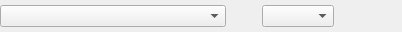
<?xml version="1.0" encoding="UTF-8"?>
<ui version="4.0">
 <class>SerialConnectionWidgetForm</class>
 <widget class="QWidget" name="SerialConnectionWidgetForm">
  <property name="geometry">
   <rect>
    <x>0</x>
    <y>0</y>
    <width>402</width>
    <height>32</height>
   </rect>
  </property>
  <property name="windowTitle">
   <string>Serial Connection</string>
  </property>
  <layout class="QHBoxLayout" name="horizontalLayout" stretch="1,0,0,0,0">
   <property name="spacing">
    <number>2</number>
   </property>
   <property name="leftMargin">
    <number>0</number>
   </property>
   <property name="topMargin">
    <number>0</number>
   </property>
   <property name="rightMargin">
    <number>0</number>
   </property>
   <property name="bottomMargin">
    <number>0</number>
   </property>
   <item>
    <widget class="QComboBox" name="device_combobox_">
     <property name="minimumSize">
      <size>
       <width>0</width>
       <height>0</height>
      </size>
     </property>
     <property name="sizeAdjustPolicy">
      <enum>QComboBox::AdjustToContents</enum>
     </property>
    </widget>
   </item>
   <item>
    <widget class="QToolButton" name="rescan_button_">
     <property name="maximumSize">
      <size>
       <width>32</width>
       <height>32</height>
      </size>
     </property>
     <property name="toolTip">
      <string>Rescan</string>
     </property>
     <property name="text">
      <string/>
     </property>
     <property name="icon">
      <iconset resource="../SerialConnectionWidget.qrc">
       <normaloff>:/SerialConnectionWidget/rescan_icon</normaloff>:/SerialConnectionWidget/rescan_icon</iconset>
     </property>
     <property name="iconSize">
      <size>
       <width>32</width>
       <height>32</height>
      </size>
     </property>
     <property name="autoRaise">
      <bool>true</bool>
     </property>
    </widget>
   </item>
   <item>
    <widget class="QComboBox" name="baude_combobox_"/>
   </item>
   <item>
    <widget class="QToolButton" name="connect_button_">
     <property name="enabled">
      <bool>false</bool>
     </property>
     <property name="maximumSize">
      <size>
       <width>32</width>
       <height>32</height>
      </size>
     </property>
     <property name="focusPolicy">
      <enum>Qt::TabFocus</enum>
     </property>
     <property name="toolTip">
      <string>Connect device</string>
     </property>
     <property name="text">
      <string/>
     </property>
     <property name="icon">
      <iconset resource="../SerialConnectionWidget.qrc">
       <normaloff>:/SerialConnectionWidget/connect_icon</normaloff>:/SerialConnectionWidget/connect_icon</iconset>
     </property>
     <property name="iconSize">
      <size>
       <width>32</width>
       <height>32</height>
      </size>
     </property>
     <property name="checkable">
      <bool>false</bool>
     </property>
     <property name="checked">
      <bool>false</bool>
     </property>
     <property name="autoRaise">
      <bool>true</bool>
     </property>
    </widget>
   </item>
   <item>
    <widget class="QToolButton" name="disconnect_button_">
     <property name="enabled">
      <bool>false</bool>
     </property>
     <property name="maximumSize">
      <size>
       <width>32</width>
       <height>32</height>
      </size>
     </property>
     <property name="focusPolicy">
      <enum>Qt::TabFocus</enum>
     </property>
     <property name="toolTip">
      <string>Disconnect device</string>
     </property>
     <property name="text">
      <string/>
     </property>
     <property name="icon">
      <iconset resource="../SerialConnectionWidget.qrc">
       <normaloff>:/SerialConnectionWidget/disconnect_icon</normaloff>:/SerialConnectionWidget/disconnect_icon</iconset>
     </property>
     <property name="iconSize">
      <size>
       <width>32</width>
       <height>32</height>
      </size>
     </property>
     <property name="autoRaise">
      <bool>true</bool>
     </property>
    </widget>
   </item>
  </layout>
 </widget>
 <tabstops>
  <tabstop>connect_button_</tabstop>
  <tabstop>device_combobox_</tabstop>
 </tabstops>
 <resources>
  <include location="../SerialConnectionWidget.qrc"/>
 </resources>
 <connections/>
</ui>
